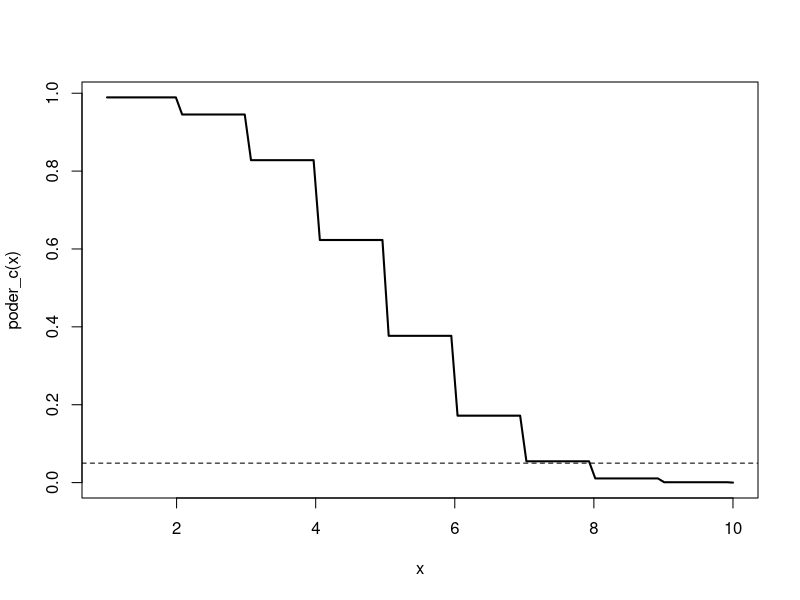

This figure's R source:
n <- 10
alpha0 <- .05
p0 <- 1/2

poder_c <- function(c){
  ## Pr(Y >= c | p = p0)
  res <- pbinom(q = c, size = n, prob = p0, lower.tail = FALSE)
  return(res)
}
poder_c <- Vectorize(poder_c)

# Agora vamos plotar para tentar achar c* tal que Pr(Y >= c | p = p0) <= alpha0

curve(poder_c, 1, n, lwd = 2)
abline(h = alpha0, lty = 2)
